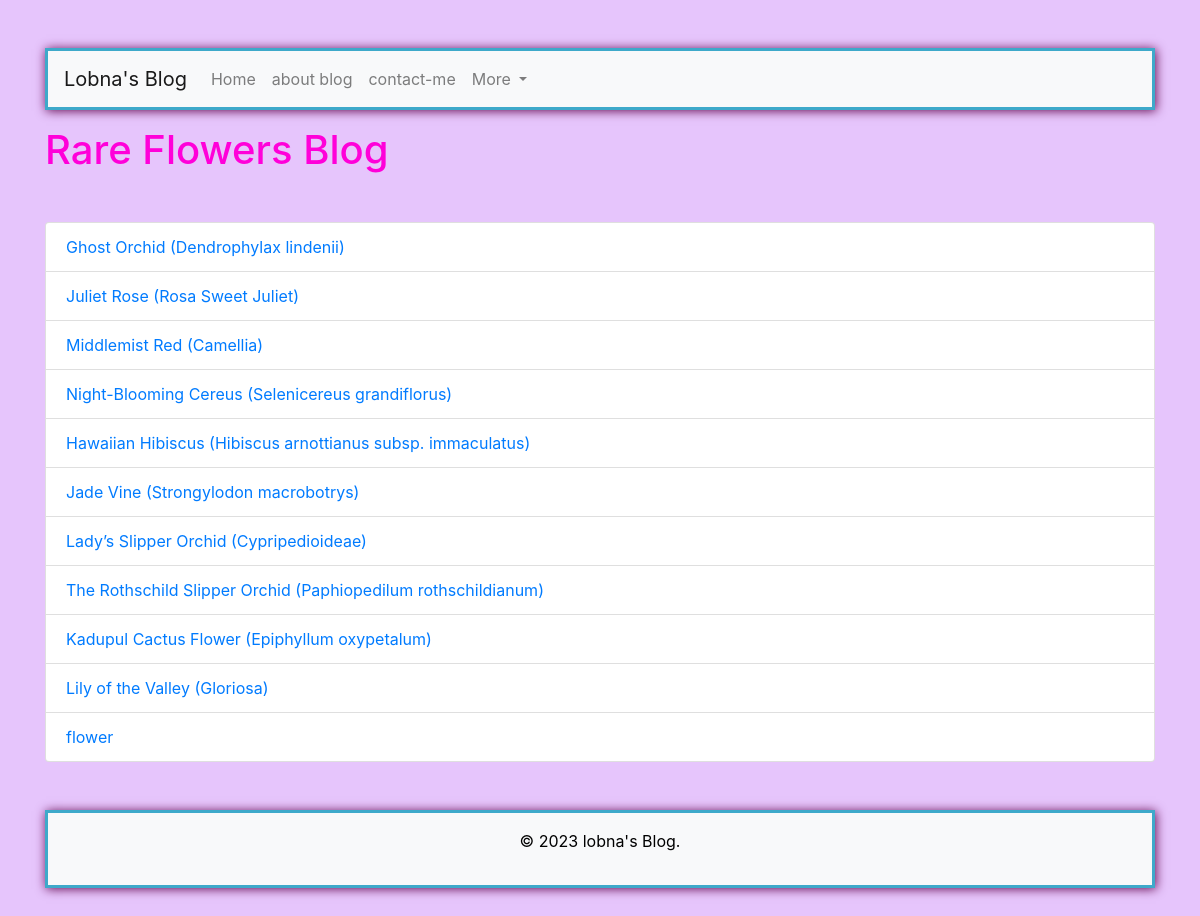
The page / on the database its author committed.
### myPanel/models.py (models this page shows, shortened)
class BlogPost(models.Model):
    title = models.CharField(max_length=200)
    date_modified = models.DateTimeField(auto_now=True)
    content = models.TextField()

### website/views.py (the view)
# urls.py: path("", views.displayAll, name="home"),
def displayAll(request) :
    posts = BlogPost.objects.all()
    return render(request, 'index.html', {'posts': posts})

### template/index.html (shortened to what this page needs)
<!DOCTYPE html>
<html lang="en">
<head>
    <link rel="stylesheet" href="https://stackpath.bootstrapcdn.com/bootstrap/4.5.0/css/bootstrap.min.css">
    {% load static %}
    <link rel="stylesheet" href="{% static 'style.css' %}">
</head>
<body style=background-color:rgb(230,197,252)>
<div class="container my-5">
    {% include 'header.html' %}
    <h1 class="mb-5 mt-3", style="color: rgb(255, 0, 217);">Rare Flowers Blog</h1>
    <ul class="list-group mb-5">
        {% for post in posts %}
        <li class="list-group-item">
            <a href="{% url 'post' post.pk %}">{{ post.title }}</a>
        </li>
        {% endfor %}
    </ul>
    {% include 'footer.html' %}
</div>
</body>
</html>

### rows shown on the page
BlogPost: title "Ghost Orchid (Dendrophylax lindenii)"
BlogPost: title "Juliet Rose (Rosa Sweet Juliet)"
BlogPost: title "Middlemist Red (Camellia)"
BlogPost: title "Night-Blooming Cereus (Selenicereus grandiflorus)"
BlogPost: title "Hawaiian Hibiscus (Hibiscus arnottianus subsp. immaculatus)"
BlogPost: title "Jade Vine (Strongylodon macrobotrys)"
BlogPost: title "Lady’s Slipper Orchid (Cypripedioideae)"
BlogPost: title "The Rothschild Slipper Orchid (Paphiopedilum rothschildianum)"
BlogPost: title "Kadupul Cactus Flower (Epiphyllum oxypetalum)"
BlogPost: title "Lily of the Valley (Gloriosa)"
BlogPost: title "flower"
